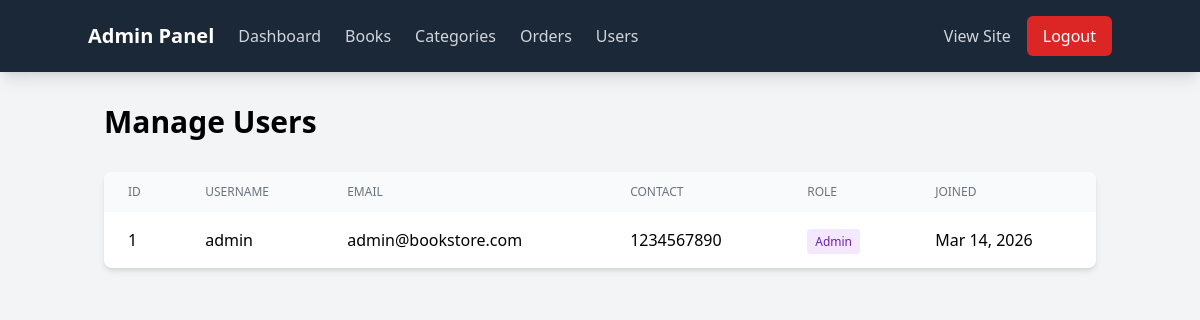
The page /admin/users.php (signed in) on the database its author committed.
### tables this page shows
CREATE TABLE IF NOT EXISTS users (
    id INT AUTO_INCREMENT PRIMARY KEY,
    username VARCHAR(50) UNIQUE NOT NULL,
    email VARCHAR(100) UNIQUE NOT NULL,
    contact VARCHAR(20) NOT NULL,
    password VARCHAR(255) NOT NULL,
    role ENUM('user', 'admin') DEFAULT 'user',
    created_at TIMESTAMP DEFAULT CURRENT_TIMESTAMP
);

### admin/users.php (the view, shortened to what this page needs)
<?php
require '../db.php';
$stmt = $pdo->query("SELECT id, username, email, contact, role, created_at FROM users ORDER BY created_at DESC");
$users = $stmt->fetchAll(PDO::FETCH_ASSOC);
?>
<!DOCTYPE html>
<html lang="en">
<head>
    <script src="https://cdn.tailwindcss.com"></script>
</head>
<body class="bg-gray-100">
    <nav class="bg-navy p-4 sticky top-0 z-50 shadow-lg">
        <div class="container mx-auto flex flex-col md:flex-row items-center justify-between gap-4">
            <div class="flex items-center space-x-6">
                <a href="index.php" class="text-white font-bold text-xl">Admin Panel</a>
                <a href="index.php" class="text-gray-300 hover:text-white transition">Dashboard</a>
                <a href="books.php" class="text-gray-300 hover:text-white transition">Books</a>
                <a href="categories.php" class="text-gray-300 hover:text-white transition">Categories</a>
                <a href="orders.php" class="text-gray-300 hover:text-white transition">Orders</a>
                <a href="users.php" class="text-gray-300 hover:text-white transition">Users</a>
            </div>
            <div class="flex items-center space-x-4">
                <a href="../index.php" class="text-gray-300 hover:text-white transition">View Site</a>
                <a href="../logout.php" class="bg-red-600 hover:bg-red-700 text-white px-4 py-2 rounded-md transition-colors">
                    Logout
                </a>
            </div>
        </div>
    </nav>
    <div class="container mx-auto px-4 py-8">
        <h1 class="text-3xl font-bold mb-8">Manage Users</h1>
        <div class="bg-white rounded-lg shadow-md overflow-hidden">
            <div class="overflow-x-auto">
                <table class="w-full">
                    <thead class="bg-gray-50">
                        <tr>
                            <th class="px-6 py-3 text-left text-xs font-medium text-gray-500 uppercase">ID</th>
                            <th class="px-6 py-3 text-left text-xs font-medium text-gray-500 uppercase">Username</th>
                            <th class="px-6 py-3 text-left text-xs font-medium text-gray-500 uppercase">Email</th>
                            <th class="px-6 py-3 text-left text-xs font-medium text-gray-500 uppercase">Contact</th>
                            <th class="px-6 py-3 text-left text-xs font-medium text-gray-500 uppercase">Role</th>
                            <th class="px-6 py-3 text-left text-xs font-medium text-gray-500 uppercase">Joined</th>
                        </tr>
                    </thead>
                    <tbody class="divide-y divide-gray-200">
                        <?php foreach ($users as $user): ?>
                            <tr>
                                <td class="px-6 py-4"><?php echo $user['id']; ?></td>
                                <td class="px-6 py-4 font-medium"><?php echo htmlspecialchars($user['username']); ?></td>
                                <td class="px-6 py-4"><?php echo htmlspecialchars($user['email']); ?></td>
                                <td class="px-6 py-4"><?php echo htmlspecialchars($user['contact']); ?></td>
                                <td class="px-6 py-4">
                                    <span class="px-2 py-1 rounded text-xs <?php echo $user['role'] == 'admin' ? 'bg-purple-100 text-purple-800' : 'bg-gray-100 text-gray-800'; ?>">
                                        <?php echo ucfirst($user['role']); ?>
                                    </span>
                                </td>
                                <td class="px-6 py-4"><?php echo date('M d, Y', strtotime($user['created_at'])); ?></td>
                            </tr>
                        <?php endforeach; ?>
                    </tbody>
                </table>
            </div>
        </div>
    </div>
</body>
</html>

### rows shown on the page
users: id "1", username "admin", email "admin@bookstore.com", contact "1234567890", role "Admin", created_at "Mar 14, 2026"
